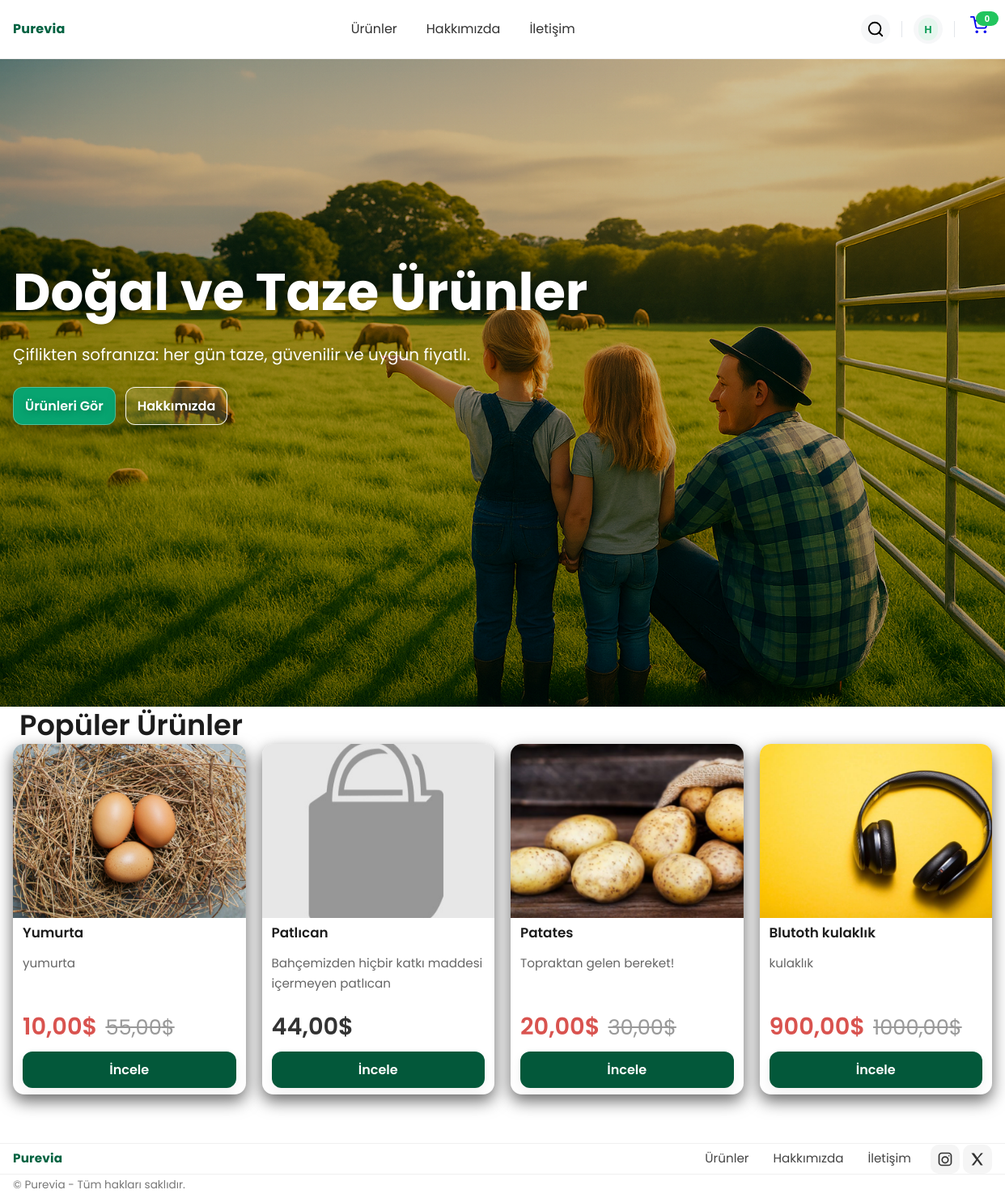
Screenshot of / (signed in) with the database file from the repository.
### urunler/models.py (models this page shows, shortened)
class Urunler(models.Model):
    isim = models.CharField(max_length=100)
    kullanici = models.ForeignKey(User,on_delete=models.CASCADE)
    marka = models.ForeignKey(Markalar,on_delete=models.CASCADE,blank=True,null=True)
    kategori =models.ForeignKey(Kategoriler,on_delete=models.CASCADE,null=True,blank=True)
    fiyat = models.DecimalField(decimal_places=2, max_digits=10)
    indirimli_fiyat = models.DecimalField(decimal_places=2, max_digits=10,null=True,blank=True)
    kisa_aciklama = models.CharField(max_length=100, null=True, blank=True)
    aciklama=models.TextField(blank=True, null=True)
    seo_title = models.CharField(max_length=100, null=True, blank=True)
    seo_description = models.TextField( null=True, blank=True)
    slug = models.SlugField(max_length=100, null=True, blank=True)
    aktifmi = models.BooleanField(default=True)
    resim = models.ImageField(upload_to="urunresimleri", null=True, blank=True)
    tarih = models.DateTimeField(auto_now_add=True)
    anasayfa = models.BooleanField(default=True)
    @property
    def image_url(self):
        try:
            if self.resim and hasattr(self.resim, "url"):
                return self.resim.url
        except Exception:
            pass
        return static("/default_image1.jpg")
    class Meta:
        verbose_name_plural = "Urunler"
        verbose_name = "Urun"

### urunler/views.py (the view)
# urls.py: path("", views.index, name="index"),
def index(request):
    urunler = Urunler.objects.filter(anasayfa=True)
    return render(request, 'index.html',{"products":urunler})

### Purevia/context_processors.py (called while the page is built)
def global_context(request):
    cart = get_cart(request)
    total_items = 0
    for item in cart.values():
        if isinstance(item,dict):
            total_items += int(item.get('qty',0) or 0)
    return {
        'cart':cart,
        'cart_total_items':total_items,
        'site_name':'Purevia',
        'brand_color':'#006241',
    }

def cart_counter(request):
    cart = request.session.get('cart') or {}
    total_qty = 0
    for _, row in cart.items():
        try:
            total_qty += int(row.get('qty', 1))
        except Exception:
            total_qty += 1
    return {'cart_count':total_qty}

### urunler/utils.py (called while the page is built, shortened)
def get_cart(request):
    raw = request.session.get(CART_KEY) or {}
    cart = {}
    changet = False
    if changet:
        request.session[CART_KEY] = cart
        request.session.modified = True
    return cart

### templates/index.html (shortened to what this page needs)
{% extends "base.html" %}
{% load static %}
{% block content %}
<section class="hero" style="--hero-img: url('{% static "images/arkaplan2.png" %}');">
    <div class="container">
        <div class="hero-inner">
            <h1 class="hero-title">Doğal ve Taze Ürünler</h1>
            <p class="hero-sub">Çiflikten sofranıza: her gün taze, güvenilir ve uygun fiyatlı.</p>
            <div class="hero-actions">
                <a href="#" class="btn btn-primary">Ürünleri Gör</a>
                <a href="#" class="btn btn-ghost">Hakkımızda</a>
            </div>
        </div>
    </div>
</section>
<section class="container">
    <h2 class="secton-title"> Popüler Ürünler</h2>
    <div class="product-grid">
        {% for urun in products %}
            <article class="card">
                <a href="{% url 'purevia:urundetay' urun.slug %}" class="card-media">
                    <img src="{{ urun.image_url }}" alt="{{ urun.isim }}">
                </a>
                <div class="card-body">
                    <h3 class="card-title clamp-1"> {{urun.isim}} </h3>
                    {% if urun.kisa_aciklama %}
                        <p class="card-desc clamp-2"> {{urun.kisa_aciklama}} </p>
                    {% endif %}
                    <div class="card-footer">
                        <div class="price-row">
                            {% if urun.indirimli_fiyat %}
                                <strong class="price-discount"> {{urun.indirimli_fiyat}}$</strong>
                                <del class="old">{{urun.fiyat}}$</del>
                            {% else %}
                                <strong class="price"> {{urun.fiyat}}$</strong>
                            {% endif %}
                        </div>
                    </div>
                    <a href="{% url 'purevia:urundetay' urun.slug %}" class="btn btn-primary">İncele</a>
                </div>
            </article>
        {% endfor %}
    </div>
</section>
{% endblock content %}

### templates/base.html (shortened to what this page needs)
{% load static %}
<!DOCTYPE html>
<html lang="en">
<head>
    <link rel="stylesheet" href="{% static 'css/style.css' %}">
    <link rel="stylesheet" href="{% static 'css/base_style.css' %}">
</head>
<body>
<header class="site-header">
    <div class="container nav-row">
        <a href="/" class="brand">Purevia</a>
        <nav id="nav" class="nav" role="navigation">
            <a href="#">Ürünler</a>
            <a href="#">Hakkımızda</a>
            <a href="#">İletişim</a>
        </nav>
        <div class="actions">
            <div class="action-item search" id="searchWrap">
                <button type="button" class="icon-btn" id="searchToggle"
                aria-expanded="false" aria-controls="searchPanel" aria-label="Ara">
                    <svg viewBox="0 0 24 24" width="22" height="22" fill="none" stroke="currentColor" stroke-width="2" stroke-linecap="round"
                    stroke-linejoin="round"><circle cx="11" cy="11" r="8"></circle><line x1="21" y1="21" x2="16.65" y2="16.65"></line></svg>
                </button>
            </div>
            <div class="action-item user has-dropdown" id="userMenu">
                {% if request.user.is_authenticated %}
                    <button class="avatar-btn" aria-haspopup="menu" aria-controls="userDropdown" title="{{request.user.username}}">
                        <span class="avatar-circle">{{ request.user.username|first|upper }} </span>
                    </button>
                {% endif %}
            </div>
            <div class="action-item pv-cart">
                <a href="{% url 'purevia:cart_detail' %}" class="pv-cart__link" aria-label="Sepet">
                </a>
                <span id="cartCount" class="pv-cart__badge" data-count="{{ cart_count|default:0 }}">
                    {{ cart_count|default:0 }}
                </span>
            </div>
        </div>
    </div>
</header>
<main>
{% block content %}
{% endblock content %}
</main>
<footer class="site-footer">
    <div class="container footer-row">
        <a href="/" class="footer-brand">Purevia</a>
        <nav class="footer-links">
            <a href="#">Ürünler</a>
            <a href="#">Hakkımızda</a>
            <a href="#">İletişim</a>
        </nav>
        <div class="footer-social">
            <a href="#" aria-label="Instagram" class="ico">
            </a>
            <a href="#" aria-label="Twiter/X" class="ico">
                <svg viewBox="0 0 24 24" width="20" height="20" fill="currentColor"><path d="M20.3 3H17l-5 6.9L6.9 3H3l7 9.6L3.3 21H6.6l5.1-7 5 7h3.3l-7.2-9.9L20.3 3z"/></svg>
            </a>
        </div>
    </div>
    <div class="container footer-bottom">
        <small>© {{now|date:"Y"}} Purevia - Tüm hakları saklıdır. </small>
    </div>
</footer>
</body>
</html>

### static/css/base_style.css (style rules this page uses)
:root { --container:1280px; --brand: #006241; --blur-bg: rgba(255,255,255,.65); --nav-offset: 100px; }
body { margin: 0; font-family: 'Poppins',sans-serif; }
.container { max-width: var(--container); margin: 0 auto; padding: 0 16px; }
.site-header { position: sticky; top: 0; z-index: 50; background: var(--blur-bg); backdrop-filter: blur(8px); border-bottom: 1px solid rgba(0, 0, 0, .06); }
.nav-row { min-height: 72px; display: flex; align-items: center; justify-content: space-between; padding: 0 16px; }
a { text-decoration: none; }
.brand { font-weight: 700; color: var(--brand); letter-spacing: .2px; text-decoration: none; }
.nav { display: flex; gap: 20px; }
.nav a { padding: 10px 8px; border-radius: 8px; color: #333; text-decoration: none; transition: background .2s, color .2s; position: relative; overflow: hidden; }
.nav a::after { content: ""; position: absolute; left: 10px; right: 10px; bottom: 6px; height: 2px; background: var(--brand); transform: scaleX(0); transform-origin: right; transition: transform .25s ease; }
.site-header { background: rgba(255, 255, 255, .72); backdrop-filter: blur(10px); }
.actions { display: flex; align-items: center; gap: 14px; }
.action-item { position: relative; align-items: center; justify-content: center; }
.icon-btn, .avatar-btn { display: inline-flex; align-items: center; justify-content: center; width: 36px; height: 36px; border-radius: 999px; border: 0; background: #f6f7f8; cursor: pointer; }
.avatar-circle { width: 28px; height: 28px; border-radius: 999px; background: #e6f6ee; color:#0f9d58; display: inline-flex; align-items: center; justify-content: center; font: 600 13px/1 system-ui; }
.pv-cart { position: relative; display: inline-block; }
.pv-cart__link { display: inline-flex; justify-content: center; text-align: center; width: 32px; height: 32px; }
.pv-cart__badge { position: absolute; top: -6px; right: -8px; min-width: 18px; padding: 0 5px; background: #22c55e; color: #fff; border-radius: 999px; font: 700 11px/18px system-ui; text-align: center; white-space: nowrap; z-index: 10; }
.nav-row, .actions { overflow: visible; }

### rows the page displays
Urunler: image_url (picture), isim "Yumurta", kisa_aciklama "yumurta", indirimli_fiyat "10,00", fiyat "55,00"
Urunler: shows a picture, isim "Patlıcan", kisa_aciklama "Bahçemizden hiçbir katkı maddesi içermeyen patlıcan", fiyat "44,00"
Urunler: image_url (picture), isim "Patates", kisa_aciklama "Topraktan gelen bereket!", indirimli_fiyat "20,00", fiyat "30,00"
Urunler: image_url (picture), isim "Blutoth kulaklık", kisa_aciklama "kulaklık", indirimli_fiyat "900,00", fiyat "1000,00"

### other values shown
{{ request.user.username|first|upper }} "H"
{{ cart_count|default:0 }} "0"
